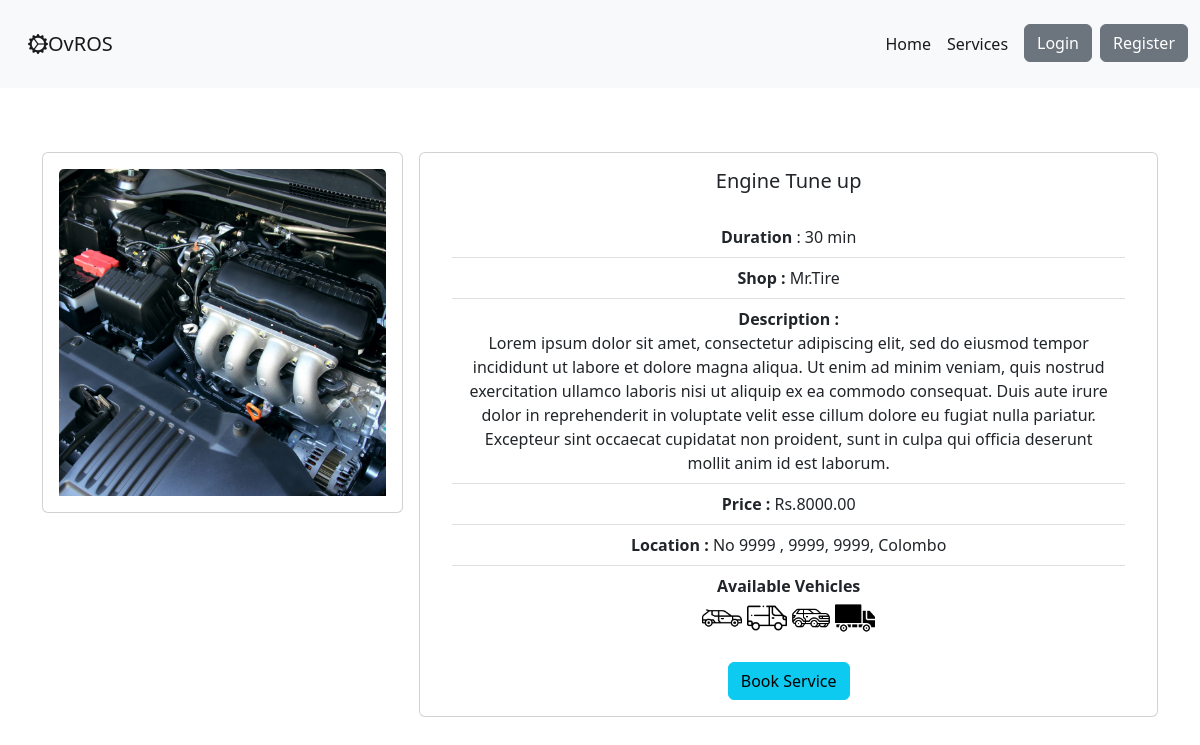
The page /service/service/1 on the database as committed earlier.
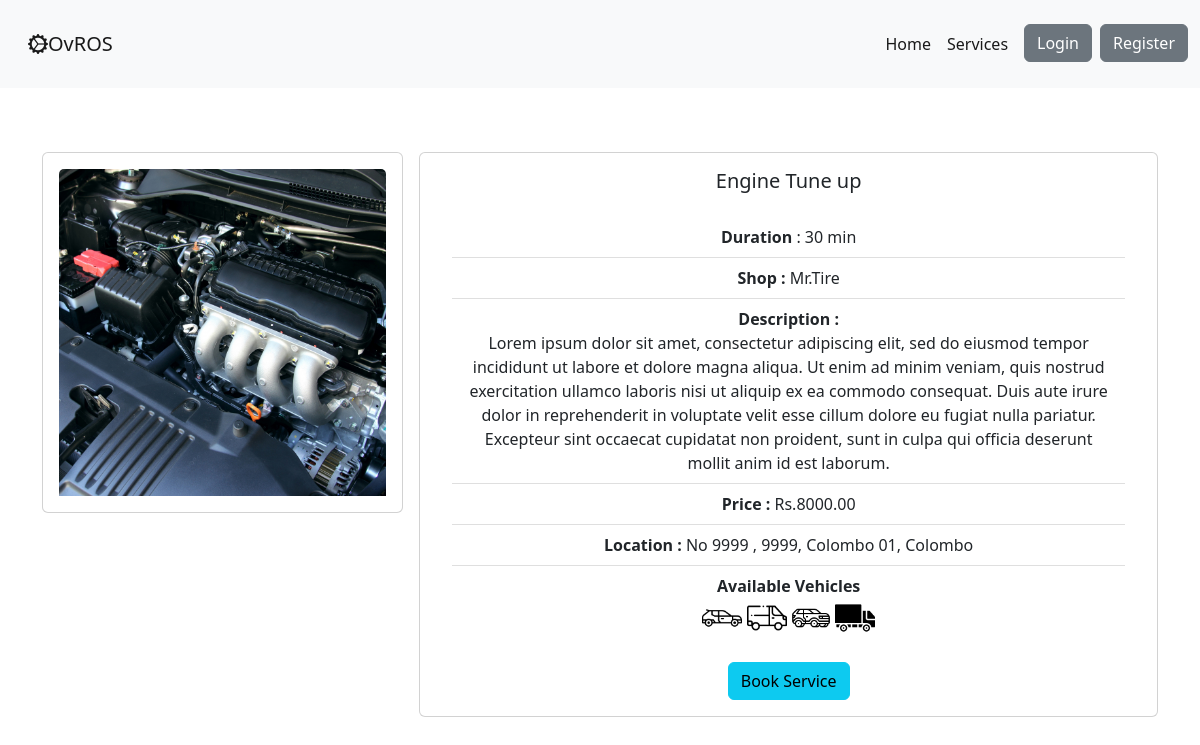
The same page on the database as committed later.
### ovros_service_module/models.py (models this page shows, shortened)
class Service(models.Model):
    shop = models.ForeignKey(to=ShopProfile, on_delete=models.CASCADE)
    service_name = models.CharField(max_length=100)
    service_image = models.ImageField(upload_to='images/service_img', blank=True)
    service_description = models.CharField(max_length=500, default='', blank=True)
    service_price = models.DecimalField(max_digits=10, decimal_places=2)
    service_duration = models.CharField(max_length=5)
    is_for_car = models.BooleanField(verbose_name="Available for car", default=False)
    is_for_van = models.BooleanField(verbose_name="Available for van", default=False)
    is_for_suv = models.BooleanField(verbose_name="Available for suv", default=False)
    is_for_lorry = models.BooleanField(verbose_name="Available for lorry", default=False)
    is_for_bike = models.BooleanField(verbose_name="Available for bike", default=False)
    service_availability = models.BooleanField(
        verbose_name="Service availability",
        default=False,
        help_text="is service available currently"
    )
    date_created = models.DateField(auto_now_add=True)
    date_updated = models.DateField(auto_now=True)

### ovros_user_module/models.py (models this page shows, shortened)
class ShopProfile(models.Model):
    user = models.OneToOneField(settings.AUTH_USER_MODEL, on_delete=models.CASCADE)
    user_role = models.CharField('Type', max_length=40, choices=Types.choices, default=Types.USER_SHOP)
    shop_name = models.CharField(max_length=100, help_text="Service Shop name")
    shop_address_no = models.CharField(
        max_length=200,
        help_text="Service Shop address Number",
        default=9999
    )
    shop_address_street = models.CharField(
        max_length=200,
        help_text="Service Shop address street",
        default=9999
    )
    shop_address_city = models.CharField(
        max_length=200,
        help_text="Service Shop address city",
        default=9999
    )
    shop_address_district = models.CharField(
        max_length=200,
        help_text="Service Shop address district",
        default=9999
    )
    shop_contact = models.CharField(max_length=10)
    def get_full_address(self):
        return f'No {self.shop_address_no} , ' \
               f'{self.shop_address_street}, ' \
               f'{self.shop_address_city}, ' \
               f'{self.shop_address_district}'

### ovros_service_module/views.py (the view)
# urls.py: path('service/<service_id>', views.service_detail, name='service_detail'),
def service_detail(request, service_id):
    if request.user.is_authenticated:
        user_profile_role = request.session['profile_data']['profile_data']['profile_role']
        print(service_id, '  ', user_profile_role)
    else:
        user_profile_role = "USER_CUSTOMER"
    service = Service.objects.get(id=service_id)
    return render(request, 'services/service_detail.html',
                  {'service': service,
                   'user_role': user_profile_role
                   })

### ovros_user_module/context_processors.py (called while the page is built)
def profile_data(request):
    return {'profile_data': ProfileData(request)}

### templates/services/service_detail.html (shortened to what the changed rows need)
{% extends 'base.html' %}
{% load static %}
{% block content %}
    <section id="ovros-service">
        <div class="container">
            <div class="row my-5 g-3">
                <div class="col-12 col-md-6 col-lg-4">
                    <div class="card">
                        <div class="card-body text-center">
                            {% if service.service_image is None %}
                                <img src="{% static 'images/card-header-default.jpg' %}" class="card-img-top"
                                     alt="...">
                            {% else %}
                                <img src="{{ service.service_image.url }}" class="card-img-top" alt="...">
                            {% endif %}
                        </div>
                    </div>
                </div>
                <div class="col-12 col-md-6 col-lg-8">
                    <div class="card">
                        <div class="card-body text-center">
                            <h5 class="card-title">{{ service.service_name }}</h5>
                            <div class="card-body ">
                                <div class="list-group">
                                    <ul class="list-group list-group-flush">
                                        <li class="list-group-item"><strong>Duration</strong>
                                            : {{ service.service_duration }} min
                                        </li>
                                        <li class="list-group-item"><strong>Shop
                                            : </strong>{{ service.shop.shop_name }}</li>
                                        <li class="list-group-item"><strong>Description
                                            :</strong> <br>{{ service.service_description }}</li>
                                        <li class="list-group-item"><strong>Price
                                            :</strong> <span>Rs.</span>{{ service.service_price }}</li>
                                        <li class="list-group-item"><strong>Location
                                            :</strong> {{ service.shop.get_full_address }}</li>
                                        <li class="list-group-item"><strong>Available Vehicles </strong>
                                            <div>
                                            </div>
                                        </li>
                                    </ul>
                                </div>
                            </div>
                            {% if user_role == "USER_CUSTOMER" %}
                                <a href="{% url 'add_booking' service.id %}" class="btn btn-info ">Book Service</a>
                            {% endif %}
                        </div>
                    </div>
                </div>
            </div>
        </div>
    </section>
{% endblock %}

Rows that differ between the two databases and show on the page:
changed through a linked row, Service "Engine Tune up": shop.get_full_address "No 9999 , 9999, 9999, Colombo" → "No 9999 , 9999, Colombo 01, Colombo"
